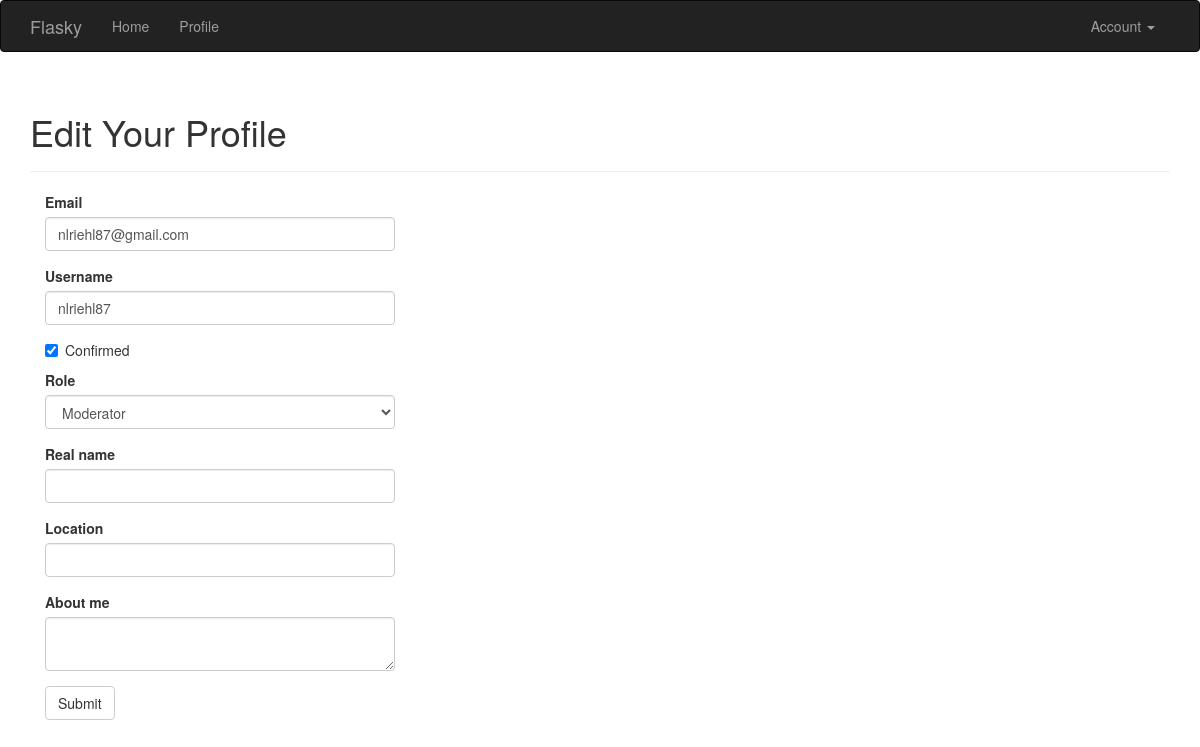
The app's page /edit-profile/1 (signed in), older data.
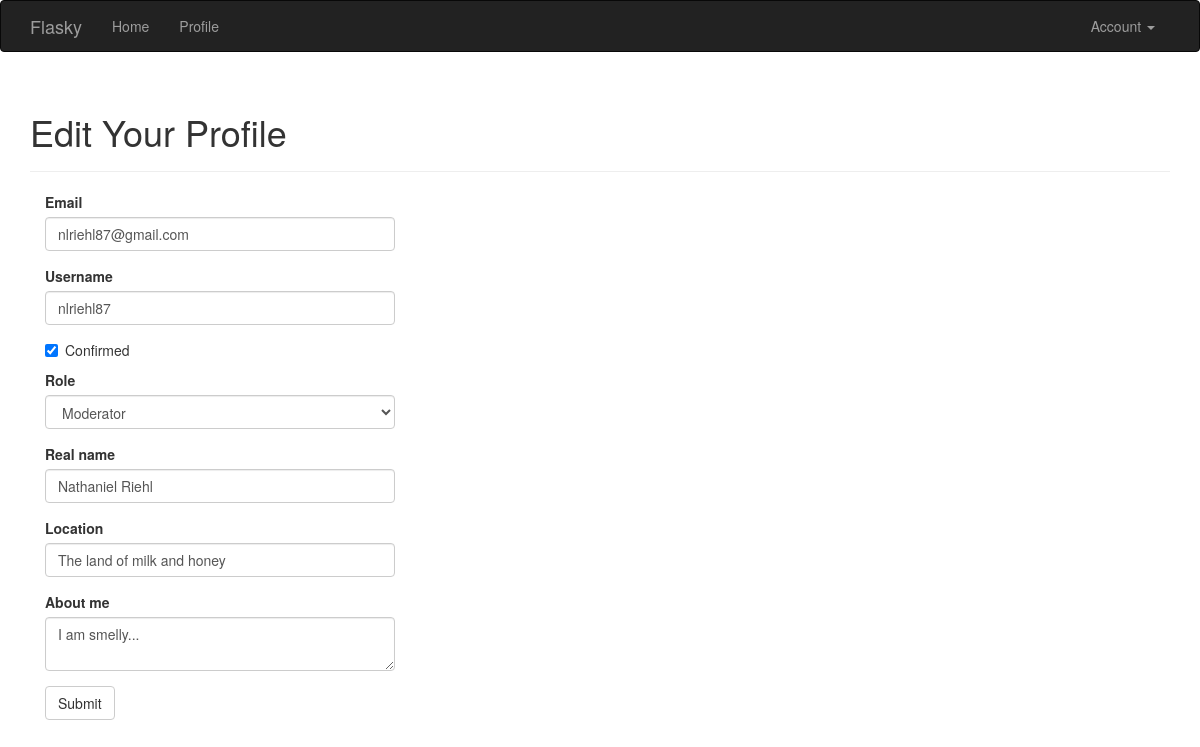
The same page, newer data.
### app/models.py (models this page shows, shortened)
class User(UserMixin, db.Model):
    __tablename__ = 'users'
    id = db.Column(db.Integer, primary_key=True)
    email = db.Column(db.String(64), unique=True, index=True)
    username = db.Column(db.String(64), unique=True, index=True)
    password_hash = db.Column(db.String(128))
    role_id = db.Column(db.Integer, db.ForeignKey('roles.id'))
    confirmed = db.Column(db.Boolean, default=False)
    name = db.Column(db.String(64))
    location = db.Column(db.String(64))
    about_me = db.Column(db.Text())
    member_since = db.Column(db.DateTime(), default=datetime.utcnow)
    last_seen = db.Column(db.DateTime(), default=datetime.utcnow)
    @property
    def password(self):
        raise AttributeError('password is not a readable attribute')
    def can(self, perm):
        return self.role is not None and self.role.has_permission(perm)
    def ping(self):
        self.last_seen = datetime.utcnow()
        db.session.add(self)
        db.session.commit()

### app/main/views.py (the view, shortened to what this page needs)
@main.route('/edit-profile/<int:id>', methods=['GET', 'POST'])
@login_required
@admin_required
def edit_profile_admin(id):
    user = User.query.get_or_404(id)
    form = EditProfileAdminForm(user=user)
    form.email.data = user.email
    form.username.data = user.username
    form.confirmed.data = user.confirmed
    form.role.data = user.role_id
    form.name.data = user.name
    form.location.data = user.location
    form.about_me.data = user.about_me
    return render_template('edit_profile.html', form=form, user=user)

### app/main/forms.py (shortened to what this page needs)
class EditProfileAdminForm(FlaskForm):
    email = StringField('Email', validators=[DataRequired(), Length(1, 64),
                                             Email()])
    username = StringField('Username', validators=[
        DataRequired(), Length(1, 64),
        Regexp('^[A-Za-z][A-Za-z0-9_.]*$', 0,
               'Usernames must have only letters, numbers, dots or '
               'underscores')])
    confirmed = BooleanField('Confirmed')
    role = SelectField('Role', coerce=int)
    name = StringField('Real name', validators=[Length(0, 64)])
    location = StringField('Location', validators=[Length(0, 64)])
    about_me = TextAreaField('About me')
    submit = SubmitField('Submit')
    def __init__(self, user, *args, **kwargs):
        super(EditProfileAdminForm, self).__init__(*args, **kwargs)
        self.role.choices = [(role.id, role.name)
                             for role in Role.query.order_by(Role.name).all()]
        self.user = user

### app/main/__init__.py (called while the page is built)
@main.app_context_processor
def inject_permissions():
    return dict(Permission=Permission)

### app/models.py (called while the page is built)
@login_manager.user_loader
def load_user(user_id):
    return User.query.get(int(user_id))

### app/templates/edit_profile.html (shortened to what this page needs)
{% extends "base.html" %}
{% import "bootstrap/wtf.html" as wtf %}
{% block page_content %}
<div class="page-header">
    <h1>Edit Your Profile</h1>
</div>
<div class="col-md-4">
    {{ wtf.quick_form(form) }}
</div>
{% endblock %}

Row changes from the older to the newer data that the page shows:
changed User "nlriehl87@gmail.com": name (not shown) → "Nathaniel Riehl"; location (not shown) → "The land of milk and honey"; about_me (not shown) → "I am smelly..."
